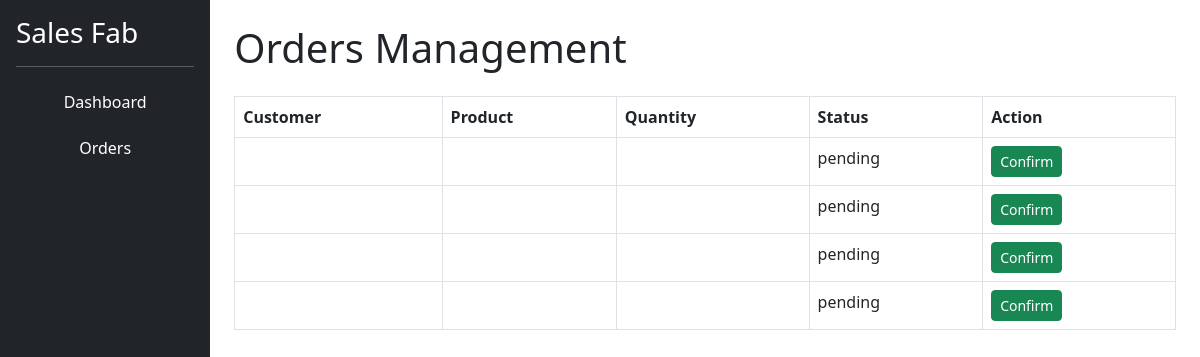
Page /admin/orders (signed in) on the earlier database version.
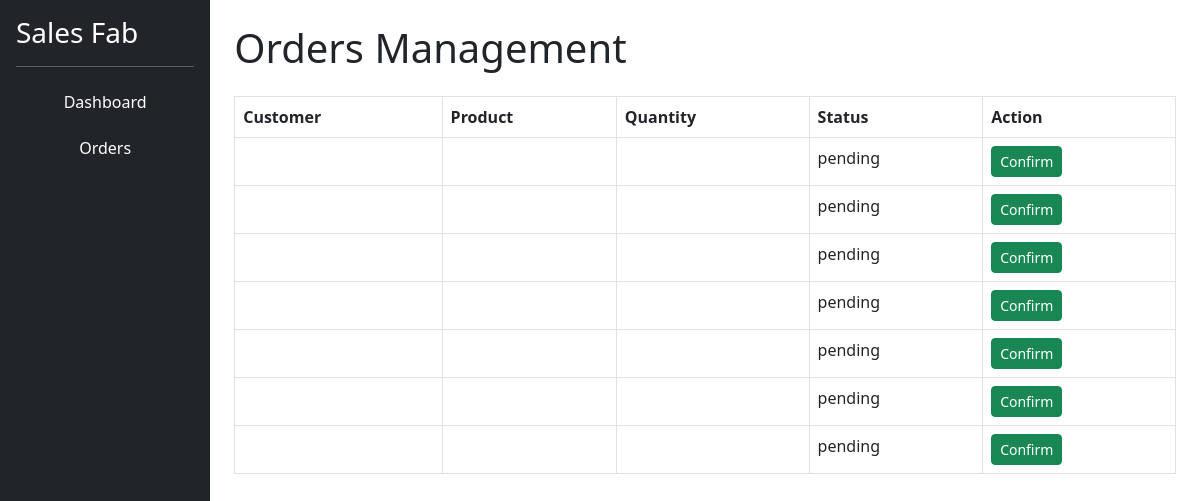
Same page on the later database version.
### market/models.py (models this page shows, shortened)
class Order(db.Model):
    id = db.Column(db.Integer, primary_key=True)
    user_id = db.Column(db.Integer, db.ForeignKey('user.id'), nullable=False)
    items = db.Column(db.Text, nullable=False)  # JSON string of cart items
    total_price = db.Column(db.Integer, nullable=False)
    payment_method = db.Column(db.String(20), nullable=False)
    status = db.Column(db.String(20), nullable=False, default='pending')  # pending, approved, completed, cancelled
    created_at = db.Column(db.DateTime, nullable=False, default=datetime.utcnow)
    approved_at = db.Column(db.DateTime)
    approver_id = db.Column(db.Integer, db.ForeignKey('user.id'))
    user = db.relationship('User', foreign_keys=[user_id], backref='orders')
    approver = db.relationship('User', foreign_keys=[approver_id], backref='approved_orders')

### market/routes.py (the view)
@app.route('/admin/orders')
@login_required
def admin_orders():
    if not is_site_owner():
        flash('Access denied', category='danger')
        return redirect(url_for('market_page'))
    orders = Order.query.all()
    return render_template('admin/orders.html', orders=orders)

### market/models.py (called while the page is built)
@login_manager.user_loader
def load_user(user_id):
    return User.query.get(int(user_id))

### market/routes.py (called while the page is built)
def is_site_owner():
    return current_user.is_authenticated and current_user.id == 1

### market/templates/admin/orders.html
{% extends 'admin/base_admin.html' %}
{% block content %}
<h1>Orders Management</h1>
<table class="table table-bordered mt-4">
    <tr>
        <th>Customer</th>
        <th>Product</th>
        <th>Quantity</th>
        <th>Status</th>
        <th>Action</th>
    </tr>
    {% for order in orders %}
    <tr>
        <td>{{ order.customer_name }}</td>
        <td>{{ order.product_name }}</td>
        <td>{{ order.quantity }}</td>
        <td>{{ order.status }}</td>
        <td>
            <a href="/confirm-order/{{ order.id }}"
               class="btn btn-success btn-sm">
               Confirm
            </a>
        </td>
    </tr>
    {% endfor %}
</table>
{% endblock %}

### market/templates/admin/base_admin.html (shortened to what this page needs)
<!DOCTYPE html>
<html>
<head>
    <link href="https://cdn.jsdelivr.net/npm/bootstrap@5.3.0/dist/css/bootstrap.min.css" rel="stylesheet">
</head>
<body>
<div class="d-flex">
    <div class="bg-dark text-white p-3"
         style="width:250px; height:100vh;">
        <h3>Sales Fab</h3>
        <hr>
        <a href="/admin"
           class="btn btn-dark w-100 mb-2">
           Dashboard
        </a>
        <a href="/admin/orders"
           class="btn btn-dark w-100 mb-2">
           Orders
        </a>
    </div>
    <div class="container-fluid p-4">
        {% block content %}
        {% endblock %}
    </div>
</div>
</body>
</html>

Differences in the rows shown:
added Order: status "pending"
added Order: status "pending"
added Order: status "pending"
